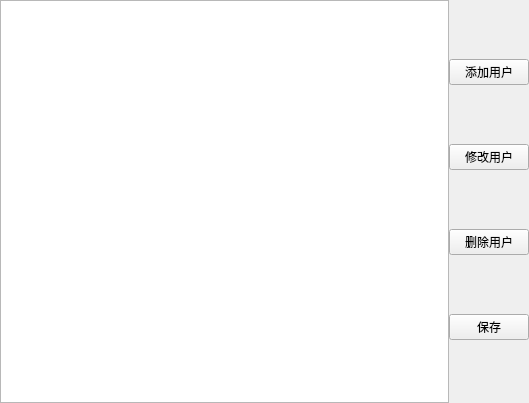
<?xml version="1.0" encoding="UTF-8"?>
<ui version="4.0">
 <class>UserWnd</class>
 <widget class="QWidget" name="UserWnd">
  <property name="geometry">
   <rect>
    <x>0</x>
    <y>0</y>
    <width>529</width>
    <height>403</height>
   </rect>
  </property>
  <property name="windowTitle">
   <string>Form</string>
  </property>
  <layout class="QGridLayout" name="gridLayout">
   <property name="leftMargin">
    <number>0</number>
   </property>
   <property name="topMargin">
    <number>0</number>
   </property>
   <property name="rightMargin">
    <number>0</number>
   </property>
   <property name="bottomMargin">
    <number>0</number>
   </property>
   <property name="spacing">
    <number>0</number>
   </property>
   <item row="0" column="0">
    <widget class="QTableView" name="userView">
     <property name="editTriggers">
      <set>QAbstractItemView::NoEditTriggers</set>
     </property>
    </widget>
   </item>
   <item row="0" column="1">
    <layout class="QVBoxLayout" name="verticalLayout">
     <property name="spacing">
      <number>0</number>
     </property>
     <item>
      <widget class="QPushButton" name="addButton">
       <property name="text">
        <string>添加用户</string>
       </property>
      </widget>
     </item>
     <item>
      <widget class="QPushButton" name="updateUserButton">
       <property name="text">
        <string>修改用户</string>
       </property>
      </widget>
     </item>
     <item>
      <widget class="QPushButton" name="deleteUserButton">
       <property name="text">
        <string>删除用户</string>
       </property>
      </widget>
     </item>
     <item>
      <widget class="QPushButton" name="saveButton">
       <property name="text">
        <string>保存</string>
       </property>
      </widget>
     </item>
    </layout>
   </item>
  </layout>
 </widget>
 <resources/>
 <connections/>
</ui>
